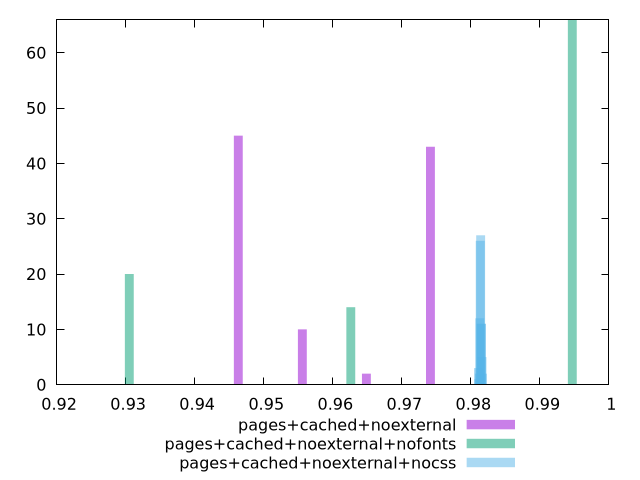

Write gnuplot code to recreate this figure.
$_pagesCachedNoexternal <<EOF
0.9741512139705413 43
0.9463183221428115 45
0.9555959527520548 10
0.964873583361298 2
EOF
$_pagesCachedNoexternalNofonts <<EOF
0.9947023421657052 66
0.9626151698377793 14
0.9305279975098533 20
EOF
$_pagesCachedNoexternalNocss <<EOF
0.9814272874384015 27
0.9814904220339267 11
0.9815535566294518 11
0.9813010182473512 12
0.9813641528428764 26
0.981616691224977 5
0.9811747490563009 1
0.9811116144607758 3
0.9812378836518261 2
0.9816798258205021 2
EOF
set key outside below
set terminal pngcairo
set output "report_00004_2020-11-02T20-21-41.718Z/first-contentful-paint/first-contentful-paint_pages+cached+noexternal_pages+cached+noexternal+nofonts_pages+cached+noexternal+nocss+hist.png"
set boxwidth 0.0012834868931170384
set style fill transparent solid 0.5 noborder
set yrange [0:66]
plot $_pagesCachedNoexternal title "pages+cached+noexternal" with boxes ,$_pagesCachedNoexternalNofonts title "pages+cached+noexternal+nofonts" with boxes ,$_pagesCachedNoexternalNocss title "pages+cached+noexternal+nocss" with boxes ,
